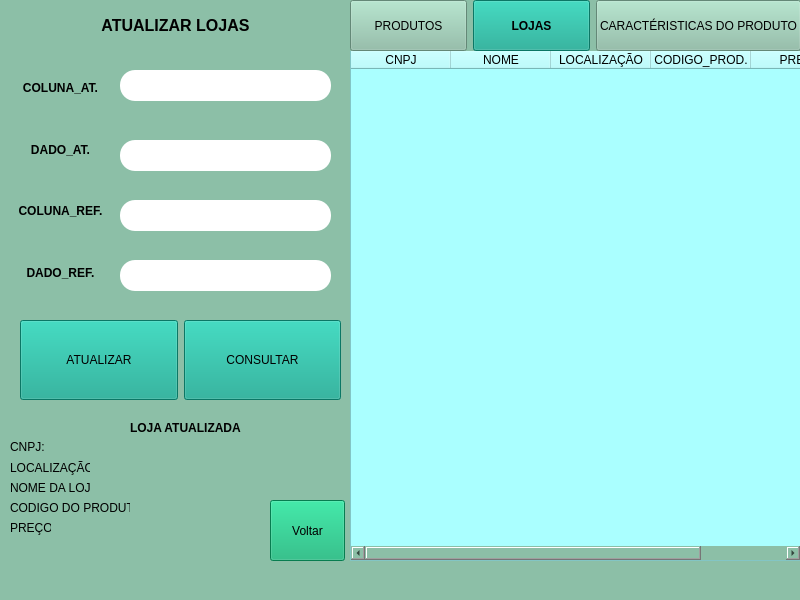
<?xml version="1.0" encoding="UTF-8"?>
<ui version="4.0">
 <class>MainWindow</class>
 <widget class="QMainWindow" name="MainWindow">
  <property name="geometry">
   <rect>
    <x>0</x>
    <y>0</y>
    <width>800</width>
    <height>600</height>
   </rect>
  </property>
  <property name="windowTitle">
   <string>MainWindow</string>
  </property>
  <property name="styleSheet">
   <string notr="true">background-color:rgb(140, 191, 167)</string>
  </property>
  <widget class="QWidget" name="centralwidget">
   <widget class="QTableWidget" name="tableWidget">
    <property name="geometry">
     <rect>
      <x>350</x>
      <y>50</y>
      <width>451</width>
      <height>511</height>
     </rect>
    </property>
    <property name="styleSheet">
     <string notr="true">background-color: rgb(170, 255, 255);</string>
    </property>
    <column>
     <property name="text">
      <string>CNPJ</string>
     </property>
    </column>
    <column>
     <property name="text">
      <string>NOME</string>
     </property>
    </column>
    <column>
     <property name="text">
      <string>LOCALIZAÇÃO</string>
     </property>
    </column>
    <column>
     <property name="text">
      <string>CODIGO_PROD.</string>
     </property>
    </column>
    <column>
     <property name="text">
      <string>PREÇO</string>
     </property>
    </column>
   </widget>
   <widget class="QLabel" name="label">
    <property name="geometry">
     <rect>
      <x>60</x>
      <y>0</y>
      <width>231</width>
      <height>51</height>
     </rect>
    </property>
    <property name="text">
     <string>&lt;html&gt;&lt;head/&gt;&lt;body&gt;&lt;p&gt;&lt;span style=&quot; font-size:12pt; font-weight:600;&quot;&gt;ATUALIZAR LOJAS&lt;/span&gt;&lt;/p&gt;&lt;/body&gt;&lt;/html&gt;</string>
    </property>
    <property name="alignment">
     <set>Qt::AlignCenter</set>
    </property>
   </widget>
   <widget class="QWidget" name="horizontalLayoutWidget">
    <property name="geometry">
     <rect>
      <x>350</x>
      <y>0</y>
      <width>451</width>
      <height>51</height>
     </rect>
    </property>
    <layout class="QHBoxLayout" name="horizontalLayout">
     <item>
      <widget class="QPushButton" name="pushButton_5">
       <property name="sizePolicy">
        <sizepolicy hsizetype="Preferred" vsizetype="Preferred">
         <horstretch>0</horstretch>
         <verstretch>0</verstretch>
        </sizepolicy>
       </property>
       <property name="text">
        <string>PRODUTOS</string>
       </property>
      </widget>
     </item>
     <item>
      <widget class="QPushButton" name="pushButton_4">
       <property name="sizePolicy">
        <sizepolicy hsizetype="Preferred" vsizetype="Preferred">
         <horstretch>0</horstretch>
         <verstretch>0</verstretch>
        </sizepolicy>
       </property>
       <property name="font">
        <font>
         <weight>75</weight>
         <bold>true</bold>
        </font>
       </property>
       <property name="styleSheet">
        <string notr="true">
background-color: rgb(15, 166, 141);</string>
       </property>
       <property name="text">
        <string>LOJAS</string>
       </property>
      </widget>
     </item>
     <item>
      <widget class="QPushButton" name="pushButton_3">
       <property name="sizePolicy">
        <sizepolicy hsizetype="Preferred" vsizetype="Preferred">
         <horstretch>0</horstretch>
         <verstretch>0</verstretch>
        </sizepolicy>
       </property>
       <property name="text">
        <string>CARACTÉRISTICAS DO PRODUTO</string>
       </property>
      </widget>
     </item>
    </layout>
   </widget>
   <widget class="QLabel" name="label_7">
    <property name="geometry">
     <rect>
      <x>130</x>
      <y>420</y>
      <width>151</width>
      <height>16</height>
     </rect>
    </property>
    <property name="text">
     <string>&lt;html&gt;&lt;head/&gt;&lt;body&gt;&lt;p&gt;&lt;span style=&quot; font-weight:600;&quot;&gt;  LOJA  ATUALIZADA&lt;/span&gt;&lt;/p&gt;&lt;/body&gt;&lt;/html&gt;</string>
    </property>
   </widget>
   <widget class="QLabel" name="label_8">
    <property name="geometry">
     <rect>
      <x>10</x>
      <y>440</y>
      <width>47</width>
      <height>13</height>
     </rect>
    </property>
    <property name="text">
     <string>CNPJ:</string>
    </property>
   </widget>
   <widget class="QLabel" name="label_9">
    <property name="geometry">
     <rect>
      <x>50</x>
      <y>440</y>
      <width>131</width>
      <height>20</height>
     </rect>
    </property>
    <property name="text">
     <string/>
    </property>
   </widget>
   <widget class="QLabel" name="label_10">
    <property name="geometry">
     <rect>
      <x>10</x>
      <y>460</y>
      <width>101</width>
      <height>16</height>
     </rect>
    </property>
    <property name="text">
     <string>LOCALIZAÇÃO: </string>
    </property>
   </widget>
   <widget class="QLabel" name="label_11">
    <property name="geometry">
     <rect>
      <x>90</x>
      <y>460</y>
      <width>111</width>
      <height>16</height>
     </rect>
    </property>
    <property name="text">
     <string/>
    </property>
   </widget>
   <widget class="QLabel" name="label_12">
    <property name="geometry">
     <rect>
      <x>10</x>
      <y>480</y>
      <width>121</width>
      <height>16</height>
     </rect>
    </property>
    <property name="text">
     <string>NOME DA LOJA:</string>
    </property>
   </widget>
   <widget class="QLabel" name="label_13">
    <property name="geometry">
     <rect>
      <x>90</x>
      <y>480</y>
      <width>101</width>
      <height>16</height>
     </rect>
    </property>
    <property name="text">
     <string/>
    </property>
   </widget>
   <widget class="QLabel" name="label_16">
    <property name="geometry">
     <rect>
      <x>10</x>
      <y>520</y>
      <width>41</width>
      <height>16</height>
     </rect>
    </property>
    <property name="text">
     <string>PREÇO:</string>
    </property>
   </widget>
   <widget class="QLabel" name="label_17">
    <property name="geometry">
     <rect>
      <x>60</x>
      <y>520</y>
      <width>121</width>
      <height>20</height>
     </rect>
    </property>
    <property name="text">
     <string/>
    </property>
   </widget>
   <widget class="QWidget" name="horizontalLayoutWidget_2">
    <property name="geometry">
     <rect>
      <x>20</x>
      <y>320</y>
      <width>321</width>
      <height>80</height>
     </rect>
    </property>
    <layout class="QHBoxLayout" name="horizontalLayout_2">
     <item>
      <widget class="QPushButton" name="pushButton">
       <property name="sizePolicy">
        <sizepolicy hsizetype="Preferred" vsizetype="Preferred">
         <horstretch>0</horstretch>
         <verstretch>0</verstretch>
        </sizepolicy>
       </property>
       <property name="styleSheet">
        <string notr="true">
background-color: rgb(15, 166, 141);</string>
       </property>
       <property name="text">
        <string>ATUALIZAR</string>
       </property>
      </widget>
     </item>
     <item>
      <widget class="QPushButton" name="pushButton_2">
       <property name="enabled">
        <bool>true</bool>
       </property>
       <property name="sizePolicy">
        <sizepolicy hsizetype="Preferred" vsizetype="Preferred">
         <horstretch>0</horstretch>
         <verstretch>0</verstretch>
        </sizepolicy>
       </property>
       <property name="styleSheet">
        <string notr="true">
background-color: rgb(15, 166, 141);</string>
       </property>
       <property name="text">
        <string>CONSULTAR</string>
       </property>
      </widget>
     </item>
    </layout>
   </widget>
   <widget class="QLabel" name="label_19">
    <property name="geometry">
     <rect>
      <x>10</x>
      <y>500</y>
      <width>121</width>
      <height>16</height>
     </rect>
    </property>
    <property name="text">
     <string>CODIGO DO PRODUTO:</string>
    </property>
   </widget>
   <widget class="QLabel" name="label_20">
    <property name="geometry">
     <rect>
      <x>130</x>
      <y>500</y>
      <width>121</width>
      <height>16</height>
     </rect>
    </property>
    <property name="text">
     <string/>
    </property>
   </widget>
   <widget class="QWidget" name="verticalLayoutWidget">
    <property name="geometry">
     <rect>
      <x>0</x>
      <y>60</y>
      <width>121</width>
      <height>241</height>
     </rect>
    </property>
    <layout class="QVBoxLayout" name="verticalLayout">
     <item>
      <widget class="QLabel" name="label_2">
       <property name="text">
        <string>&lt;html&gt;&lt;head/&gt;&lt;body&gt;&lt;p&gt;&lt;span style=&quot; font-weight:600;&quot;&gt;COLUNA_AT.&lt;/span&gt;&lt;/p&gt;&lt;/body&gt;&lt;/html&gt;</string>
       </property>
       <property name="alignment">
        <set>Qt::AlignCenter</set>
       </property>
      </widget>
     </item>
     <item>
      <widget class="QLabel" name="label_3">
       <property name="text">
        <string>&lt;html&gt;&lt;head/&gt;&lt;body&gt;&lt;p&gt;&lt;span style=&quot; font-weight:600;&quot;&gt;DADO_AT.&lt;/span&gt;&lt;/p&gt;&lt;/body&gt;&lt;/html&gt;</string>
       </property>
       <property name="alignment">
        <set>Qt::AlignCenter</set>
       </property>
      </widget>
     </item>
     <item>
      <widget class="QLabel" name="label_18">
       <property name="text">
        <string>&lt;html&gt;&lt;head/&gt;&lt;body&gt;&lt;p&gt;&lt;span style=&quot; font-weight:600;&quot;&gt;COLUNA_REF.&lt;/span&gt;&lt;/p&gt;&lt;/body&gt;&lt;/html&gt;</string>
       </property>
       <property name="alignment">
        <set>Qt::AlignCenter</set>
       </property>
      </widget>
     </item>
     <item>
      <widget class="QLabel" name="label_4">
       <property name="text">
        <string>&lt;html&gt;&lt;head/&gt;&lt;body&gt;&lt;p&gt;&lt;span style=&quot; font-weight:600;&quot;&gt;DADO_REF.&lt;/span&gt;&lt;/p&gt;&lt;/body&gt;&lt;/html&gt;</string>
       </property>
       <property name="alignment">
        <set>Qt::AlignCenter</set>
       </property>
      </widget>
     </item>
    </layout>
   </widget>
   <widget class="QPushButton" name="pushButton_6">
    <property name="geometry">
     <rect>
      <x>270</x>
      <y>500</y>
      <width>75</width>
      <height>61</height>
     </rect>
    </property>
    <property name="styleSheet">
     <string notr="true">background-color: rgb(10, 175, 112);
</string>
    </property>
    <property name="text">
     <string>Voltar</string>
    </property>
   </widget>
   <widget class="QLineEdit" name="lineEdit_4">
    <property name="geometry">
     <rect>
      <x>120</x>
      <y>260</y>
      <width>211</width>
      <height>31</height>
     </rect>
    </property>
    <property name="sizePolicy">
     <sizepolicy hsizetype="Preferred" vsizetype="Preferred">
      <horstretch>0</horstretch>
      <verstretch>0</verstretch>
     </sizepolicy>
    </property>
    <property name="font">
     <font>
      <pointsize>12</pointsize>
     </font>
    </property>
    <property name="styleSheet">
     <string notr="true">background-color: rgb(255, 170, 0);
border-color: qlineargradient(spread:pad, x1:0, y1:0, x2:1, y2:0, stop:0 rgba(0, 0, 0, 255), stop:1 rgba(255, 255, 255, 255));
border-color: rgb(0, 0, 0);
border-radius:15px;
background-color: rgb(255, 255, 255);
border-color: qlineargradient(spread:pad, x1:0, y1:0, x2:1, y2:0, stop:0 rgba(0, 0, 0, 255), stop:1 rgba(255, 255, 255, 255));
border-width: 2px; 
border - style:outset;
border - color:black;</string>
    </property>
   </widget>
   <widget class="QLineEdit" name="lineEdit_3">
    <property name="geometry">
     <rect>
      <x>120</x>
      <y>200</y>
      <width>211</width>
      <height>31</height>
     </rect>
    </property>
    <property name="sizePolicy">
     <sizepolicy hsizetype="Preferred" vsizetype="Preferred">
      <horstretch>0</horstretch>
      <verstretch>0</verstretch>
     </sizepolicy>
    </property>
    <property name="font">
     <font>
      <pointsize>12</pointsize>
     </font>
    </property>
    <property name="styleSheet">
     <string notr="true">background-color: rgb(255, 170, 0);
border-color: qlineargradient(spread:pad, x1:0, y1:0, x2:1, y2:0, stop:0 rgba(0, 0, 0, 255), stop:1 rgba(255, 255, 255, 255));
border-color: rgb(0, 0, 0);
border-radius:15px;
background-color: rgb(255, 255, 255);
border-color: qlineargradient(spread:pad, x1:0, y1:0, x2:1, y2:0, stop:0 rgba(0, 0, 0, 255), stop:1 rgba(255, 255, 255, 255));
border-width: 2px; 
border - style:outset;
border - color:black;</string>
    </property>
   </widget>
   <widget class="QLineEdit" name="lineEdit_2">
    <property name="geometry">
     <rect>
      <x>120</x>
      <y>140</y>
      <width>211</width>
      <height>31</height>
     </rect>
    </property>
    <property name="sizePolicy">
     <sizepolicy hsizetype="Preferred" vsizetype="Preferred">
      <horstretch>0</horstretch>
      <verstretch>0</verstretch>
     </sizepolicy>
    </property>
    <property name="font">
     <font>
      <pointsize>12</pointsize>
     </font>
    </property>
    <property name="styleSheet">
     <string notr="true">background-color: rgb(255, 170, 0);
border-color: qlineargradient(spread:pad, x1:0, y1:0, x2:1, y2:0, stop:0 rgba(0, 0, 0, 255), stop:1 rgba(255, 255, 255, 255));
border-color: rgb(0, 0, 0);
border-radius:15px;
background-color: rgb(255, 255, 255);
border-color: qlineargradient(spread:pad, x1:0, y1:0, x2:1, y2:0, stop:0 rgba(0, 0, 0, 255), stop:1 rgba(255, 255, 255, 255));
border-width: 2px; 
border - style:outset;
border - color:black;</string>
    </property>
   </widget>
   <widget class="QLineEdit" name="lineEdit">
    <property name="geometry">
     <rect>
      <x>120</x>
      <y>70</y>
      <width>211</width>
      <height>31</height>
     </rect>
    </property>
    <property name="sizePolicy">
     <sizepolicy hsizetype="Preferred" vsizetype="Preferred">
      <horstretch>0</horstretch>
      <verstretch>0</verstretch>
     </sizepolicy>
    </property>
    <property name="font">
     <font>
      <pointsize>12</pointsize>
     </font>
    </property>
    <property name="styleSheet">
     <string notr="true">background-color: rgb(255, 170, 0);
border-color: qlineargradient(spread:pad, x1:0, y1:0, x2:1, y2:0, stop:0 rgba(0, 0, 0, 255), stop:1 rgba(255, 255, 255, 255));
border-color: rgb(0, 0, 0);
border-radius:15px;
background-color: rgb(255, 255, 255);
border-color: qlineargradient(spread:pad, x1:0, y1:0, x2:1, y2:0, stop:0 rgba(0, 0, 0, 255), stop:1 rgba(255, 255, 255, 255));
border-width: 2px; 
border - style:outset;
border - color:black;</string>
    </property>
   </widget>
   <widget class="QLabel" name="label_5">
    <property name="geometry">
     <rect>
      <x>10</x>
      <y>540</y>
      <width>111</width>
      <height>21</height>
     </rect>
    </property>
    <property name="text">
     <string/>
    </property>
   </widget>
  </widget>
  <widget class="QMenuBar" name="menubar">
   <property name="geometry">
    <rect>
     <x>0</x>
     <y>0</y>
     <width>800</width>
     <height>21</height>
    </rect>
   </property>
  </widget>
  <widget class="QStatusBar" name="statusbar"/>
 </widget>
 <resources/>
 <connections/>
</ui>
